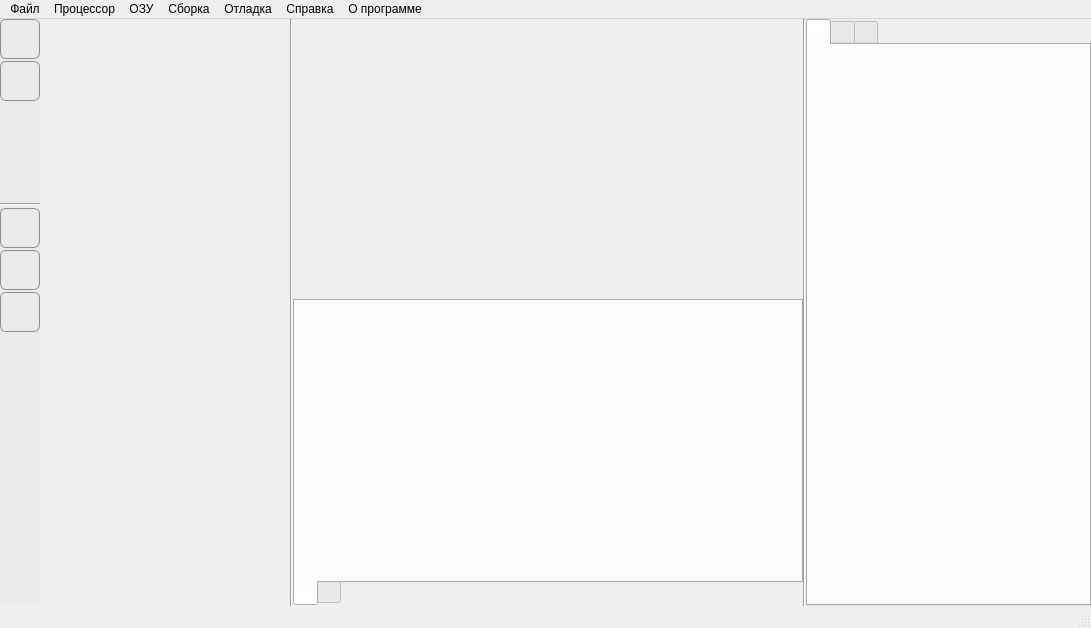
<?xml version="1.0" encoding="UTF-8"?>
<ui version="4.0">
 <class>MainWindow</class>
 <widget class="QMainWindow" name="MainWindow">
  <property name="geometry">
   <rect>
    <x>0</x>
    <y>0</y>
    <width>1091</width>
    <height>628</height>
   </rect>
  </property>
  <property name="windowTitle">
   <string>Виртуальная ЭВМ</string>
  </property>
  <property name="windowIcon">
   <iconset resource="res.qrc">
    <normaloff>:/Icon.ico</normaloff>:/Icon.ico</iconset>
  </property>
  <property name="iconSize">
   <size>
    <width>36</width>
    <height>36</height>
   </size>
  </property>
  <widget class="QWidget" name="centralWidget">
   <layout class="QHBoxLayout" name="horizontalLayout">
    <property name="spacing">
     <number>0</number>
    </property>
    <property name="leftMargin">
     <number>0</number>
    </property>
    <property name="topMargin">
     <number>0</number>
    </property>
    <property name="rightMargin">
     <number>0</number>
    </property>
    <property name="bottomMargin">
     <number>0</number>
    </property>
    <item>
     <widget class="QWidget" name="widget_3" native="true">
      <property name="minimumSize">
       <size>
        <width>40</width>
        <height>0</height>
       </size>
      </property>
      <property name="maximumSize">
       <size>
        <width>40</width>
        <height>16777215</height>
       </size>
      </property>
      <property name="styleSheet">
       <string notr="true">QWidget {
	
	background-color: rgb(235, 235, 235);
}</string>
      </property>
      <layout class="QVBoxLayout" name="verticalLayout_9">
       <property name="spacing">
        <number>2</number>
       </property>
       <property name="leftMargin">
        <number>0</number>
       </property>
       <property name="topMargin">
        <number>0</number>
       </property>
       <property name="rightMargin">
        <number>0</number>
       </property>
       <property name="bottomMargin">
        <number>0</number>
       </property>
       <item>
        <widget class="QPushButton" name="btnCode">
         <property name="minimumSize">
          <size>
           <width>40</width>
           <height>40</height>
          </size>
         </property>
         <property name="maximumSize">
          <size>
           <width>40</width>
           <height>40</height>
          </size>
         </property>
         <property name="toolTip">
          <string>Редактор кода</string>
         </property>
         <property name="styleSheet">
          <string notr="true">QPushButton {
    border: 1px solid #8f8f91;
    border-radius: 6px;
    background-color: qlineargradient(x1: 0, y1: 0, x2: 0, y2: 1,
                                      stop: 0 #f6f7fa, stop: 1 #dadbde);
}

QPushButton:pressed {
    background-color: qlineargradient(x1: 0, y1: 0, x2: 0, y2: 1,
                                      stop: 0 #dadbde, stop: 1 #f6f7fa);
}

QPushButton:hover{
    background-color: qlineargradient(x1: 0, y1: 0, x2: 0, y2: 1,
                                      stop: 0 #dadbde, stop: 1 #f6f7fa);
}</string>
         </property>
         <property name="text">
          <string/>
         </property>
         <property name="icon">
          <iconset resource="res.qrc">
           <normaloff>:/images/сoding.png</normaloff>:/images/сoding.png</iconset>
         </property>
         <property name="iconSize">
          <size>
           <width>36</width>
           <height>36</height>
          </size>
         </property>
         <property name="checkable">
          <bool>true</bool>
         </property>
         <property name="flat">
          <bool>false</bool>
         </property>
        </widget>
       </item>
       <item>
        <widget class="QPushButton" name="btnDebug">
         <property name="minimumSize">
          <size>
           <width>40</width>
           <height>40</height>
          </size>
         </property>
         <property name="maximumSize">
          <size>
           <width>40</width>
           <height>40</height>
          </size>
         </property>
         <property name="toolTip">
          <string>Отладочная панель</string>
         </property>
         <property name="styleSheet">
          <string notr="true">QPushButton {
    border: 1px solid #8f8f91;
    border-radius: 6px;
    background-color: qlineargradient(x1: 0, y1: 0, x2: 0, y2: 1,
                                      stop: 0 #f6f7fa, stop: 1 #dadbde);
}

QPushButton:pressed {
    background-color: qlineargradient(x1: 0, y1: 0, x2: 0, y2: 1,
                                      stop: 0 #dadbde, stop: 1 #f6f7fa);
}

QPushButton:hover{
    background-color: qlineargradient(x1: 0, y1: 0, x2: 0, y2: 1,
                                      stop: 0 #dadbde, stop: 1 #f6f7fa);
}</string>
         </property>
         <property name="text">
          <string/>
         </property>
         <property name="icon">
          <iconset resource="res.qrc">
           <normaloff>:/images/debug.png</normaloff>:/images/debug.png</iconset>
         </property>
         <property name="iconSize">
          <size>
           <width>36</width>
           <height>36</height>
          </size>
         </property>
         <property name="checkable">
          <bool>true</bool>
         </property>
         <property name="flat">
          <bool>false</bool>
         </property>
        </widget>
       </item>
       <item>
        <spacer name="verticalSpacer_2">
         <property name="orientation">
          <enum>Qt::Vertical</enum>
         </property>
         <property name="sizeType">
          <enum>QSizePolicy::Fixed</enum>
         </property>
         <property name="sizeHint" stdset="0">
          <size>
           <width>20</width>
           <height>100</height>
          </size>
         </property>
        </spacer>
       </item>
       <item>
        <widget class="Line" name="line">
         <property name="orientation">
          <enum>Qt::Horizontal</enum>
         </property>
        </widget>
       </item>
       <item>
        <widget class="QPushButton" name="btnCompile">
         <property name="minimumSize">
          <size>
           <width>0</width>
           <height>40</height>
          </size>
         </property>
         <property name="maximumSize">
          <size>
           <width>40</width>
           <height>40</height>
          </size>
         </property>
         <property name="toolTip">
          <string>Собрать решение</string>
         </property>
         <property name="styleSheet">
          <string notr="true">QPushButton {
    border: 1px solid #8f8f91;
    border-radius: 6px;
    background-color: qlineargradient(x1: 0, y1: 0, x2: 0, y2: 1,
                                      stop: 0 #f6f7fa, stop: 1 #dadbde);
}

QPushButton:pressed {
    background-color: qlineargradient(x1: 0, y1: 0, x2: 0, y2: 1,
                                      stop: 0 #dadbde, stop: 1 #f6f7fa);
}

QPushButton:hover{
    background-color: qlineargradient(x1: 0, y1: 0, x2: 0, y2: 1,
                                      stop: 0 #dadbde, stop: 1 #f6f7fa);
}</string>
         </property>
         <property name="text">
          <string/>
         </property>
         <property name="icon">
          <iconset resource="res.qrc">
           <normaloff>:/images/settings.png</normaloff>:/images/settings.png</iconset>
         </property>
         <property name="iconSize">
          <size>
           <width>36</width>
           <height>36</height>
          </size>
         </property>
         <property name="flat">
          <bool>false</bool>
         </property>
        </widget>
       </item>
       <item>
        <widget class="QPushButton" name="btnRun">
         <property name="minimumSize">
          <size>
           <width>40</width>
           <height>40</height>
          </size>
         </property>
         <property name="maximumSize">
          <size>
           <width>40</width>
           <height>40</height>
          </size>
         </property>
         <property name="toolTip">
          <string>Быстрый запуск</string>
         </property>
         <property name="styleSheet">
          <string notr="true">QPushButton {
    border: 1px solid #8f8f91;
    border-radius: 6px;
    background-color: qlineargradient(x1: 0, y1: 0, x2: 0, y2: 1,
                                      stop: 0 #f6f7fa, stop: 1 #dadbde);
}

QPushButton:pressed {
    background-color: qlineargradient(x1: 0, y1: 0, x2: 0, y2: 1,
                                      stop: 0 #dadbde, stop: 1 #f6f7fa);
}

QPushButton:hover{
    background-color: qlineargradient(x1: 0, y1: 0, x2: 0, y2: 1,
                                      stop: 0 #dadbde, stop: 1 #f6f7fa);
}</string>
         </property>
         <property name="text">
          <string/>
         </property>
         <property name="icon">
          <iconset resource="res.qrc">
           <normaloff>:/images/go.png</normaloff>:/images/go.png</iconset>
         </property>
         <property name="iconSize">
          <size>
           <width>36</width>
           <height>36</height>
          </size>
         </property>
         <property name="flat">
          <bool>false</bool>
         </property>
        </widget>
       </item>
       <item>
        <widget class="QPushButton" name="btnNext">
         <property name="minimumSize">
          <size>
           <width>40</width>
           <height>40</height>
          </size>
         </property>
         <property name="maximumSize">
          <size>
           <width>40</width>
           <height>40</height>
          </size>
         </property>
         <property name="toolTip">
          <string>Следующий шаг</string>
         </property>
         <property name="styleSheet">
          <string notr="true">QPushButton {
    border: 1px solid #8f8f91;
    border-radius: 6px;
    background-color: qlineargradient(x1: 0, y1: 0, x2: 0, y2: 1,
                                      stop: 0 #f6f7fa, stop: 1 #dadbde);
}

QPushButton:pressed {
    background-color: qlineargradient(x1: 0, y1: 0, x2: 0, y2: 1,
                                      stop: 0 #dadbde, stop: 1 #f6f7fa);
}

QPushButton:hover{
    background-color: qlineargradient(x1: 0, y1: 0, x2: 0, y2: 1,
                                      stop: 0 #dadbde, stop: 1 #f6f7fa);
}</string>
         </property>
         <property name="text">
          <string/>
         </property>
         <property name="icon">
          <iconset resource="res.qrc">
           <normaloff>:/images/step.png</normaloff>:/images/step.png</iconset>
         </property>
         <property name="iconSize">
          <size>
           <width>36</width>
           <height>36</height>
          </size>
         </property>
         <property name="flat">
          <bool>false</bool>
         </property>
        </widget>
       </item>
       <item>
        <spacer name="verticalSpacer">
         <property name="orientation">
          <enum>Qt::Vertical</enum>
         </property>
         <property name="sizeHint" stdset="0">
          <size>
           <width>20</width>
           <height>40</height>
          </size>
         </property>
        </spacer>
       </item>
      </layout>
     </widget>
    </item>
    <item>
     <widget class="QStackedWidget" name="stackedWidget">
      <property name="minimumSize">
       <size>
        <width>250</width>
        <height>0</height>
       </size>
      </property>
      <property name="maximumSize">
       <size>
        <width>250</width>
        <height>16777215</height>
       </size>
      </property>
      <property name="currentIndex">
       <number>0</number>
      </property>
      <widget class="QWidget" name="page">
       <layout class="QVBoxLayout" name="verticalLayout_8">
        <property name="spacing">
         <number>0</number>
        </property>
        <property name="leftMargin">
         <number>0</number>
        </property>
        <property name="topMargin">
         <number>0</number>
        </property>
        <property name="rightMargin">
         <number>0</number>
        </property>
        <property name="bottomMargin">
         <number>0</number>
        </property>
        <item>
         <layout class="QVBoxLayout" name="vltextEdit">
          <property name="spacing">
           <number>0</number>
          </property>
         </layout>
        </item>
       </layout>
      </widget>
      <widget class="QWidget" name="page_2">
       <layout class="QVBoxLayout" name="verticalLayout">
        <property name="spacing">
         <number>0</number>
        </property>
        <property name="leftMargin">
         <number>0</number>
        </property>
        <property name="topMargin">
         <number>0</number>
        </property>
        <property name="rightMargin">
         <number>0</number>
        </property>
        <property name="bottomMargin">
         <number>0</number>
        </property>
        <item>
         <layout class="QVBoxLayout" name="vlDebug">
          <property name="spacing">
           <number>0</number>
          </property>
         </layout>
        </item>
       </layout>
      </widget>
     </widget>
    </item>
    <item>
     <widget class="Line" name="line_2">
      <property name="orientation">
       <enum>Qt::Vertical</enum>
      </property>
     </widget>
    </item>
    <item>
     <layout class="QVBoxLayout" name="verticalLayout_6">
      <property name="spacing">
       <number>0</number>
      </property>
      <item>
       <widget class="QWidget" name="widget_2" native="true">
        <property name="minimumSize">
         <size>
          <width>510</width>
          <height>280</height>
         </size>
        </property>
        <property name="maximumSize">
         <size>
          <width>510</width>
          <height>280</height>
         </size>
        </property>
        <layout class="QVBoxLayout" name="verticalLayout_2">
         <property name="spacing">
          <number>0</number>
         </property>
         <property name="leftMargin">
          <number>0</number>
         </property>
         <property name="topMargin">
          <number>0</number>
         </property>
         <property name="rightMargin">
          <number>0</number>
         </property>
         <property name="bottomMargin">
          <number>0</number>
         </property>
         <item>
          <widget class="QWidget" name="widget" native="true">
           <property name="minimumSize">
            <size>
             <width>510</width>
             <height>280</height>
            </size>
           </property>
           <property name="maximumSize">
            <size>
             <width>510</width>
             <height>280</height>
            </size>
           </property>
           <layout class="QVBoxLayout" name="verticalLayout_4">
            <property name="spacing">
             <number>0</number>
            </property>
            <property name="leftMargin">
             <number>0</number>
            </property>
            <property name="topMargin">
             <number>0</number>
            </property>
            <property name="rightMargin">
             <number>0</number>
            </property>
            <property name="bottomMargin">
             <number>0</number>
            </property>
            <item>
             <layout class="QVBoxLayout" name="cpuWidgetLayout">
              <property name="spacing">
               <number>0</number>
              </property>
             </layout>
            </item>
           </layout>
          </widget>
         </item>
        </layout>
       </widget>
      </item>
      <item>
       <widget class="QTabWidget" name="tabRamConsole">
        <property name="minimumSize">
         <size>
          <width>510</width>
          <height>0</height>
         </size>
        </property>
        <property name="maximumSize">
         <size>
          <width>510</width>
          <height>16777215</height>
         </size>
        </property>
        <property name="tabPosition">
         <enum>QTabWidget::South</enum>
        </property>
        <property name="currentIndex">
         <number>0</number>
        </property>
        <property name="iconSize">
         <size>
          <width>30</width>
          <height>30</height>
         </size>
        </property>
        <widget class="QWidget" name="tab">
         <attribute name="icon">
          <iconset resource="res.qrc">
           <normaloff>:/images/mem.png</normaloff>:/images/mem.png</iconset>
         </attribute>
         <attribute name="title">
          <string/>
         </attribute>
         <attribute name="toolTip">
          <string>ОЗУ</string>
         </attribute>
         <layout class="QVBoxLayout" name="verticalLayout_3">
          <property name="spacing">
           <number>0</number>
          </property>
          <property name="leftMargin">
           <number>0</number>
          </property>
          <property name="topMargin">
           <number>0</number>
          </property>
          <property name="rightMargin">
           <number>0</number>
          </property>
          <property name="bottomMargin">
           <number>0</number>
          </property>
          <item>
           <widget class="QWidget" name="widget_4" native="true">
            <layout class="QVBoxLayout" name="verticalLayout_5">
             <property name="spacing">
              <number>0</number>
             </property>
             <property name="leftMargin">
              <number>0</number>
             </property>
             <property name="topMargin">
              <number>0</number>
             </property>
             <property name="rightMargin">
              <number>0</number>
             </property>
             <property name="bottomMargin">
              <number>0</number>
             </property>
             <item>
              <layout class="QVBoxLayout" name="memLyt">
               <property name="spacing">
                <number>0</number>
               </property>
              </layout>
             </item>
            </layout>
           </widget>
          </item>
         </layout>
        </widget>
        <widget class="QWidget" name="tab_2">
         <attribute name="icon">
          <iconset resource="res.qrc">
           <normaloff>:/images/сonsole.png</normaloff>:/images/сonsole.png</iconset>
         </attribute>
         <attribute name="title">
          <string/>
         </attribute>
         <attribute name="toolTip">
          <string>Консоль</string>
         </attribute>
         <layout class="QVBoxLayout" name="verticalLayout_7">
          <item>
           <widget class="QTextEdit" name="consoleOut"/>
          </item>
         </layout>
        </widget>
       </widget>
      </item>
     </layout>
    </item>
    <item>
     <widget class="Line" name="line_3">
      <property name="orientation">
       <enum>Qt::Vertical</enum>
      </property>
     </widget>
    </item>
    <item>
     <widget class="QTabWidget" name="tabDevise">
      <property name="tabPosition">
       <enum>QTabWidget::North</enum>
      </property>
      <property name="currentIndex">
       <number>0</number>
      </property>
      <property name="iconSize">
       <size>
        <width>30</width>
        <height>30</height>
       </size>
      </property>
      <widget class="QWidget" name="tab_6">
       <attribute name="icon">
        <iconset resource="res.qrc">
         <normaloff>:/images/device.png</normaloff>:/images/device.png</iconset>
       </attribute>
       <attribute name="title">
        <string/>
       </attribute>
       <attribute name="toolTip">
        <string>Внешние устройства</string>
       </attribute>
      </widget>
      <widget class="QWidget" name="tab_8">
       <attribute name="icon">
        <iconset resource="res.qrc">
         <normaloff>:/images/binary.png</normaloff>:/images/binary.png</iconset>
       </attribute>
       <attribute name="title">
        <string/>
       </attribute>
       <attribute name="toolTip">
        <string>Микрокоманды</string>
       </attribute>
      </widget>
      <widget class="QWidget" name="tab_7">
       <attribute name="icon">
        <iconset resource="res.qrc">
         <normaloff>:/images/cache.png</normaloff>:/images/cache.png</iconset>
       </attribute>
       <attribute name="title">
        <string/>
       </attribute>
      </widget>
     </widget>
    </item>
   </layout>
  </widget>
  <widget class="QMenuBar" name="menuBar">
   <property name="geometry">
    <rect>
     <x>0</x>
     <y>0</y>
     <width>1091</width>
     <height>21</height>
    </rect>
   </property>
   <widget class="QMenu" name="menu">
    <property name="title">
     <string>Файл</string>
    </property>
    <addaction name="actionOpen"/>
    <addaction name="actionSave"/>
   </widget>
   <widget class="QMenu" name="menu_2">
    <property name="title">
     <string>Процессор</string>
    </property>
    <addaction name="actionReset"/>
   </widget>
   <widget class="QMenu" name="menu_3">
    <property name="title">
     <string>ОЗУ</string>
    </property>
    <addaction name="actionResetMemmory"/>
    <addaction name="actionSaveMemory"/>
    <addaction name="actionLoadMemory"/>
   </widget>
   <widget class="QMenu" name="menu_4">
    <property name="title">
     <string>Сборка</string>
    </property>
    <addaction name="actionCompiler"/>
   </widget>
   <widget class="QMenu" name="menu_5">
    <property name="title">
     <string>Отладка</string>
    </property>
    <addaction name="actionRun"/>
    <addaction name="actionNext"/>
   </widget>
   <widget class="QMenu" name="menu_6">
    <property name="title">
     <string>Справка</string>
    </property>
   </widget>
   <widget class="QMenu" name="menu_7">
    <property name="title">
     <string>О программе</string>
    </property>
    <addaction name="actionDeveloper"/>
    <addaction name="actionVersion"/>
   </widget>
   <addaction name="menu"/>
   <addaction name="menu_2"/>
   <addaction name="menu_3"/>
   <addaction name="menu_4"/>
   <addaction name="menu_5"/>
   <addaction name="menu_6"/>
   <addaction name="menu_7"/>
  </widget>
  <widget class="QStatusBar" name="statusBar"/>
  <action name="actionCompiler">
   <property name="icon">
    <iconset resource="res.qrc">
     <normaloff>:/images/compile.png</normaloff>:/images/compile.png</iconset>
   </property>
   <property name="text">
    <string>Компилировать </string>
   </property>
  </action>
  <action name="actionRun">
   <property name="icon">
    <iconset resource="res.qrc">
     <normaloff>:/images/go.png</normaloff>:/images/go.png</iconset>
   </property>
   <property name="text">
    <string>Запустить</string>
   </property>
  </action>
  <action name="actionNext">
   <property name="icon">
    <iconset resource="res.qrc">
     <normaloff>:/images/step.png</normaloff>:/images/step.png</iconset>
   </property>
   <property name="text">
    <string>Следующий шаг</string>
   </property>
  </action>
  <action name="actionOpen">
   <property name="icon">
    <iconset resource="res.qrc">
     <normaloff>:/images/open.png</normaloff>:/images/open.png</iconset>
   </property>
   <property name="text">
    <string>Открыть ...</string>
   </property>
  </action>
  <action name="actionSave">
   <property name="icon">
    <iconset resource="res.qrc">
     <normaloff>:/images/save.png</normaloff>:/images/save.png</iconset>
   </property>
   <property name="text">
    <string>Сохранить ...</string>
   </property>
  </action>
  <action name="actionReset">
   <property name="icon">
    <iconset resource="res.qrc">
     <normaloff>:/images/reset.png</normaloff>:/images/reset.png</iconset>
   </property>
   <property name="text">
    <string>Сбросить</string>
   </property>
  </action>
  <action name="actionResetMemmory">
   <property name="icon">
    <iconset resource="res.qrc">
     <normaloff>:/images/reset.png</normaloff>:/images/reset.png</iconset>
   </property>
   <property name="text">
    <string>Сбросить</string>
   </property>
  </action>
  <action name="actionSaveMemory">
   <property name="text">
    <string>Сохранить в файл ...</string>
   </property>
  </action>
  <action name="actionLoadMemory">
   <property name="text">
    <string>Загрузить из файла ...</string>
   </property>
  </action>
  <action name="actionDeveloper">
   <property name="icon">
    <iconset resource="res.qrc">
     <normaloff>:/images/authors.png</normaloff>:/images/authors.png</iconset>
   </property>
   <property name="text">
    <string>Разработчики </string>
   </property>
  </action>
  <action name="actionVersion">
   <property name="text">
    <string>Версия</string>
   </property>
  </action>
 </widget>
 <layoutdefault spacing="6" margin="11"/>
 <resources>
  <include location="res.qrc"/>
 </resources>
 <connections/>
</ui>
